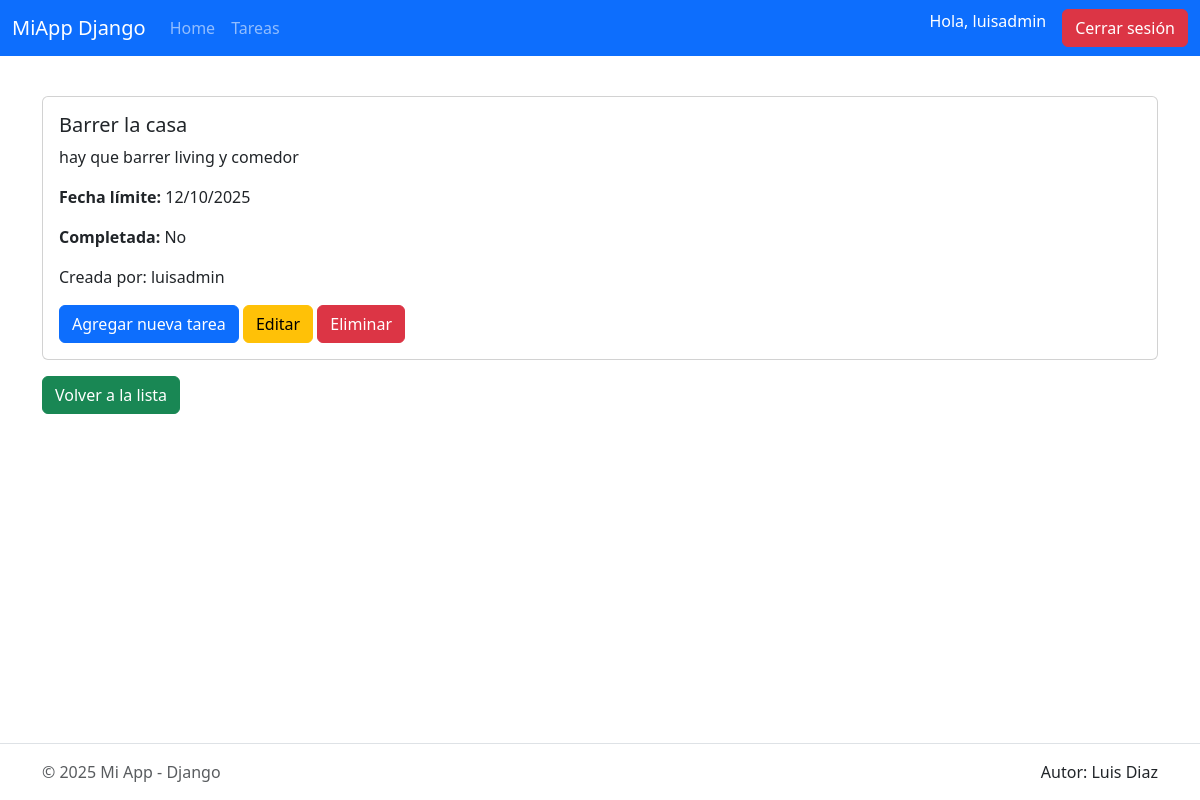
Page /gestorapp/tareas/3/ (signed in) on the earlier database version.
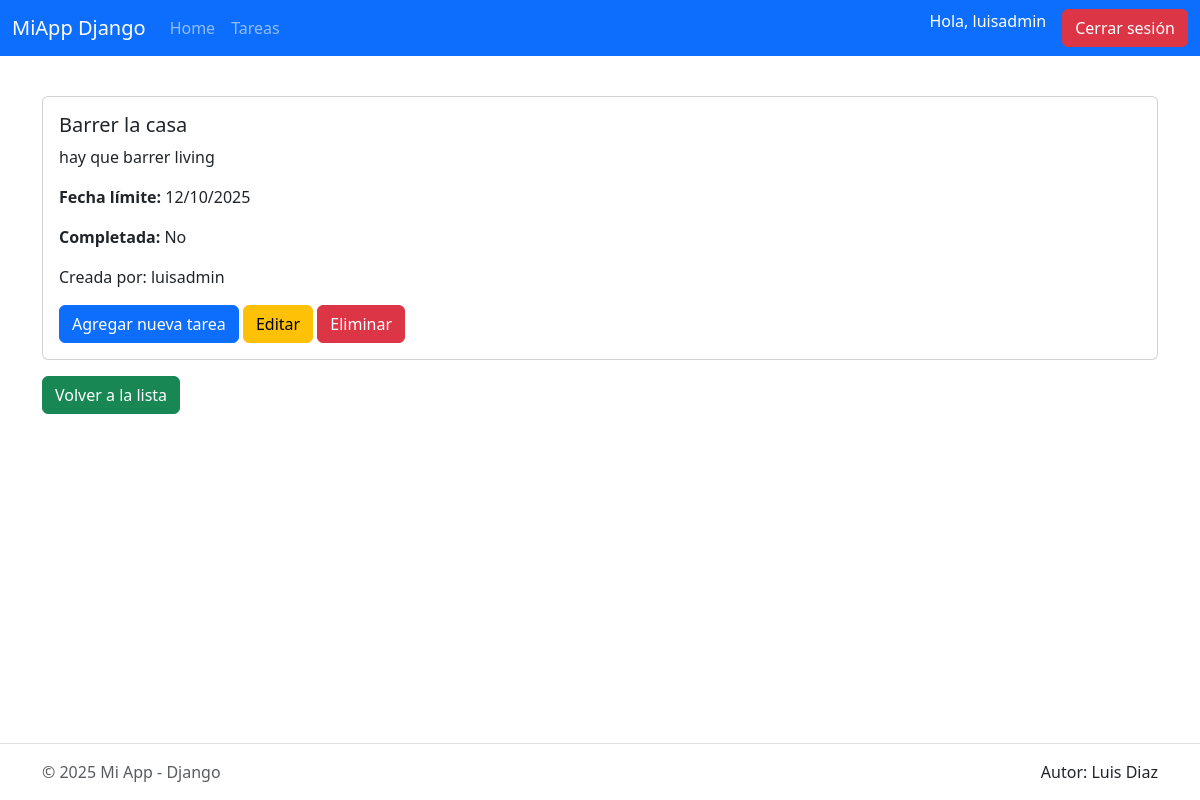
Same page on the later database version.
### GestorApp/models.py (models this page shows, shortened)
class Tarea(models.Model):
    titulo = models.CharField("Título", max_length=150)
    descripcion = models.TextField("Descripción", blank=True, null=True)
    fecha_limite = models.DateField("Fecha límite", null=True, blank=True)
    completada = models.BooleanField("Completada", default=False)
    usuario = models.ForeignKey(User, on_delete=models.CASCADE, related_name='tareas')
    creado_en = models.DateTimeField("Creado en", auto_now_add=True)
    actualizado_en = models.DateTimeField("Actualizado en", auto_now=True)
    class Meta:
        ordering = ['completada', 'fecha_limite', '-creado_en']
        verbose_name = "Tarea"
        verbose_name_plural = "Tareas"

### GestorApp/views.py (the view)
# urls.py: path('tareas/<int:pk>/', DetalleTarea.as_view(), name='detalle_tarea'),
class DetalleTarea(LoginRequiredMixin, DetailView):
    model = Tarea
    template_name = 'detalle_tarea.html'
    context_object_name = 'tarea'
    login_url = 'login'

### GestorApp/templates/detalle_tarea.html (shortened to what this page needs)
{% extends 'base.html' %}
{% block content %}
<div class="card my-3">
    <div class="card-body">
        <h5 class="card-title">{{ tarea.titulo }}</h5>
        <p class="card-text">{{ tarea.descripcion }}</p>
        <p class="card-text"><strong>Fecha límite:</strong> {{ tarea.fecha_limite|date:"d/m/Y" }}</p>
        <p class="card-text"><strong>Completada:</strong> {{ tarea.completada|yesno:"Sí,No" }}</p>
        <p>Creada por: {{ tarea.usuario.username }}</p>
        <div class="mt-3">
            <a href="{% url 'agregar_tarea' %}" class="btn btn-primary">Agregar nueva tarea</a>
            <a href="{% url 'editar_tarea' tarea.pk %}" class="btn btn-warning">Editar</a>
            <a href="{% url 'eliminar_tarea' tarea.pk %}" class="btn btn-danger">Eliminar</a>
        </div>
    </div>
</div>
<a href="{% url 'tareas' %}" class="btn btn-success">Volver a la lista</a>
{% endblock %}

Differences in the rows shown:
changed Tarea "Barrer la casa": descripcion "hay que barrer living y comedor" → "hay que barrer living"
